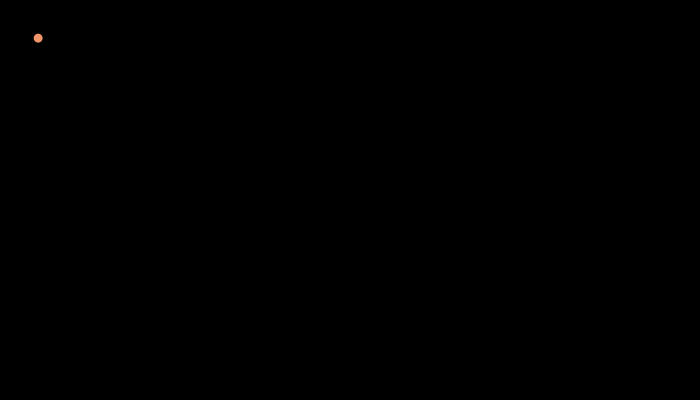
Frame 1 (no input)
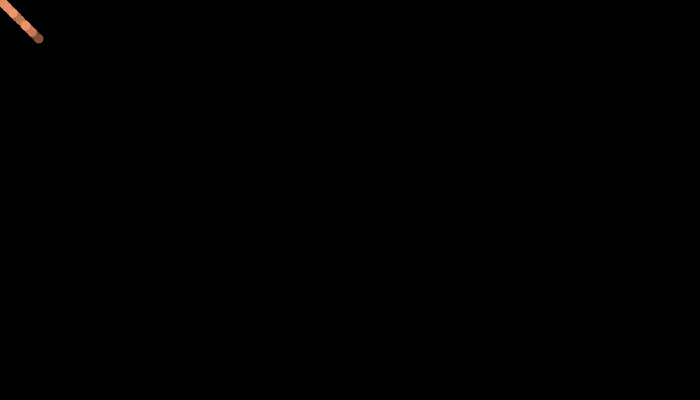
Frame 60 (the mouse pressed at the canvas centre just before this capture)
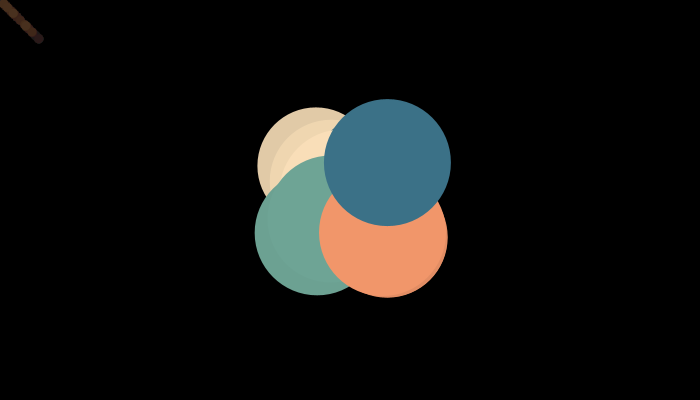
Frame 120 (the mouse held since frame 60 and released just before this capture)

The Processing sketch that drew these frames (run headless with seeded random() and noise(); from frame 60 on, the mouse is pressed at the canvas centre):

// Processing sketch: processing_36305
// ── processing_36305.pde

/*balls follow mouse
after randomx amount of time change colour
randomx time makes balls grow
mouse pressed balls shrink back to normalx
---> not sure about this. mouse clicked = more balls*/
float fl = 0;
float sz = 9;
float n = 0;
int bg = 0;
int bluex = #3c738a;
int orangex = #f6996c;
int beigex = #fee2bc;
int greenx = #70a798;
int purplex = #977979;

void setup(){
  size(700,400);
  background(0);
  noStroke();
  smooth();
  noCursor();
  
}

void draw(){
    fl = random (2,40);
    fill(beigex);
  ellipse(mouseX-fl,mouseY-fl,sz,sz);
    fl = random (2,40);
    fill(greenx);
  ellipse(mouseX-fl,mouseY+fl,sz,sz);
      fl = random (2,40);
    fill(orangex);
  ellipse(mouseX+fl,mouseY+fl,sz,sz);
    fl = random (2,40);
    fill(bluex);
  ellipse(mouseX+fl,mouseY-fl,sz,sz);
    fill(bg,5);
  rect(0,0,width,height);
  if (mousePressed){
    if (sz < 250){
    sz=sz+2;}}    
}
 
 void mouseReleased(){
    sz = 9;
    if (bg == 0){
      bg = 255;}
      else bg = 0;
}



//colours//
//70a798 green
//3c738a blue
//7b7870 dark brown
//f6996c orange
//d79e6c camel
//fee2bc beige
//977979 purple
